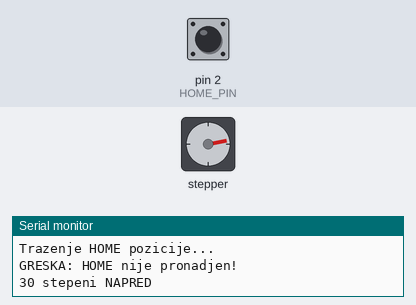
The sketch below on a simulated Arduino Uno, built with avr-gcc and run on an emulated ATmega328P. Parts: stepper motor, the last lines printed to the serial monitor. Wiring (inferred from the names in the program): stepper motor (2048 steps per turn assumed): coils pin 8, pin 9, pin 10, pin 11. Inputs (shaded band) come from the test bench; at power-on: pin 2 (HOME_PIN) HIGH.

Above: at 12.2 s.
At 13.25 s:
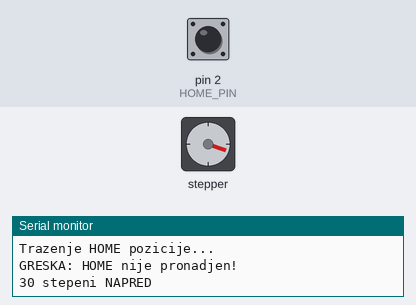
At 14.3 s:
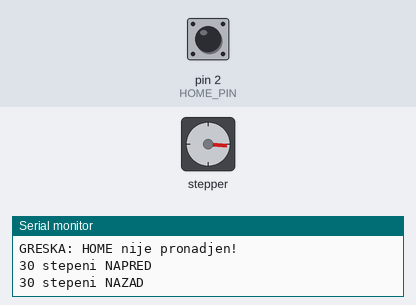
Timing chart, 0 to 20.0 s (numbered marks = the images above):
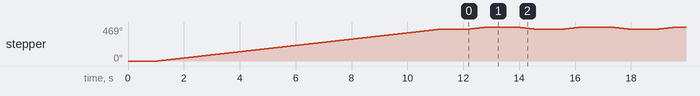

The sketch:

30-30-sa-kalibracijom.ino
```cpp
// ============================================================
// Arduino UNO + 28BYJ-48 + ULN2003
// HOME senzor + pomeranje 30 stepeni napred/nazad
// ============================================================

// ULN2003 -> Arduino
#define STEPPER_PIN_1 8
#define STEPPER_PIN_2 9
#define STEPPER_PIN_3 10
#define STEPPER_PIN_4 11

// HOME mikroprekidac / senzor
#define HOME_PIN 2

// ------------------------------------------------------------
// 28BYJ-48
// Broj koraka za jedan puni krug.
// Za ovu konfiguraciju koristimo 4096 koraka / 360°.
// ------------------------------------------------------------
#define STEPS_PER_REV 4096

// 30 stepeni
#define STEPS_30_DEG  (STEPS_PER_REV / 12)

// Brzina motora
#define STEP_DELAY 2

// Maksimalan broj koraka tokom trazenja HOME
#define MAX_HOME_STEPS 5000

// ------------------------------------------------------------
// HALF-STEP sekvenca za 28BYJ-48
// ------------------------------------------------------------
const byte stepSequence[8][4] = {
  {1, 0, 0, 0},
  {1, 1, 0, 0},
  {0, 1, 0, 0},
  {0, 1, 1, 0},
  {0, 0, 1, 0},
  {0, 0, 1, 1},
  {0, 0, 0, 1},
  {1, 0, 0, 1}
};

int stepIndex = 0;

// ------------------------------------------------------------
// Jedan korak
// direction = 1  -> napred
// direction = -1 -> nazad
// ------------------------------------------------------------
void singleStep(int direction)
{
  stepIndex += direction;

  if (stepIndex > 7)
    stepIndex = 0;

  if (stepIndex < 0)
    stepIndex = 7;

  digitalWrite(STEPPER_PIN_1, stepSequence[stepIndex][0]);
  digitalWrite(STEPPER_PIN_2, stepSequence[stepIndex][1]);
  digitalWrite(STEPPER_PIN_3, stepSequence[stepIndex][2]);
  digitalWrite(STEPPER_PIN_4, stepSequence[stepIndex][3]);

  delay(STEP_DELAY);
}

// ------------------------------------------------------------
// Iskljucivanje zavojnica
// ------------------------------------------------------------
void motorOff()
{
  digitalWrite(STEPPER_PIN_1, LOW);
  digitalWrite(STEPPER_PIN_2, LOW);
  digitalWrite(STEPPER_PIN_3, LOW);
  digitalWrite(STEPPER_PIN_4, LOW);
}

// ------------------------------------------------------------
// Provera HOME senzora
// Koristimo INPUT_PULLUP.
// Senzor mora spojiti D2 na GND kada je aktivan.
// ------------------------------------------------------------
bool homeDetected()
{
  return digitalRead(HOME_PIN) == LOW;
}

// ------------------------------------------------------------
// TRAZENJE HOME POZICIJE
// ------------------------------------------------------------
void findHome()
{
  Serial.println("Trazenje HOME pozicije...");

  int counter = 0;

  // Ako je senzor vec aktivan,
  // prvo se malo udaljimo od njega.
  if (homeDetected())
  {
    Serial.println("HOME senzor je vec aktivan.");

    for (int i = 0; i < 100; i++)
    {
      singleStep(-1);
    }
  }

  // Sada trazimo HOME
  while (!homeDetected() && counter < MAX_HOME_STEPS)
  {
    singleStep(1);
    counter++;
  }

  // Zaustavi motor
  motorOff();

  if (homeDetected())
  {
    Serial.println("HOME pronadjen!");
    Serial.println("Pozicija = 0 stepeni");
  }
  else
  {
    Serial.println("GRESKA: HOME nije pronadjen!");
  }
}

// ------------------------------------------------------------
// Pomeranje za odredjeni broj koraka
// ------------------------------------------------------------
void moveSteps(int steps, int direction)
{
  for (int i = 0; i < steps; i++)
  {
    singleStep(direction);
  }

  motorOff();
}

// ------------------------------------------------------------
// SETUP
// ------------------------------------------------------------
void setup()
{
  Serial.begin(9600);

  pinMode(STEPPER_PIN_1, OUTPUT);
  pinMode(STEPPER_PIN_2, OUTPUT);
  pinMode(STEPPER_PIN_3, OUTPUT);
  pinMode(STEPPER_PIN_4, OUTPUT);

  pinMode(HOME_PIN, INPUT_PULLUP);

  motorOff();

  delay(1000);

  Serial.println();
  Serial.println("==============================");
  Serial.println("28BYJ-48 SISTEM");
  Serial.println("==============================");

  // Prvo obavezno kalibracija
  findHome();

  delay(1000);
}

// ------------------------------------------------------------
// LOOP
// ------------------------------------------------------------
void loop()
{
  // ----------------------------------------------------------
  // 30 stepeni NAPRED
  // ----------------------------------------------------------
  Serial.println("30 stepeni NAPRED");

  moveSteps(STEPS_30_DEG, 1);

  delay(1000);


  // ----------------------------------------------------------
  // 30 stepeni NAZAD
  // ----------------------------------------------------------
  Serial.println("30 stepeni NAZAD");

  moveSteps(STEPS_30_DEG, -1);

  delay(1000);
}
```
